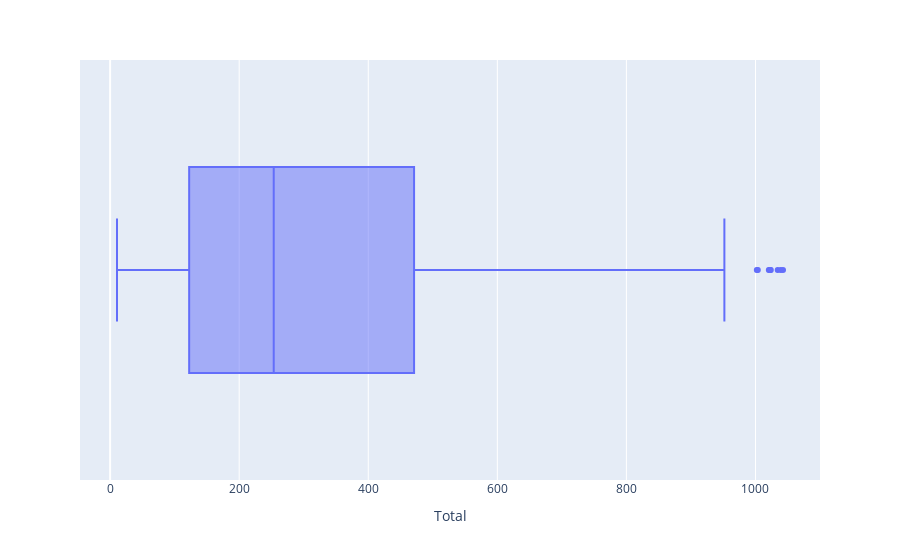

The notebook cell saved with this chart:
### Code cell
px.box(data_frame=df, x='Total')

### Figure 1 — Plotly figure (JSON) as saved in the notebook; plotly's stock layout.template omitted (floating-point values rounded to 4 significant figures; data arrays with more than 128 entries replaced by an {"elided": "..."} marker saying what was removed)
{"data": [{"alignmentgroup": "True", "hovertemplate": "Total=%{x}<extra></extra>", "legendgroup": "", "marker": {"color": "#636efa"}, "name": "", "notched": false, "offsetgroup": "", "orientation": "h", "showlegend": false, "type": "box", "x": {"elided": "1000 float values"}, "x0": " ", "xaxis": "x", "y0": " ", "yaxis": "y"}], "layout": {"boxmode": "group", "legend": {"tracegroupgap": 0}, "margin": {"t": 60}, "xaxis": {"anchor": "y", "domain": [0, 1], "title": {"text": "Total"}}, "yaxis": {"anchor": "x", "domain": [0, 1]}}}
